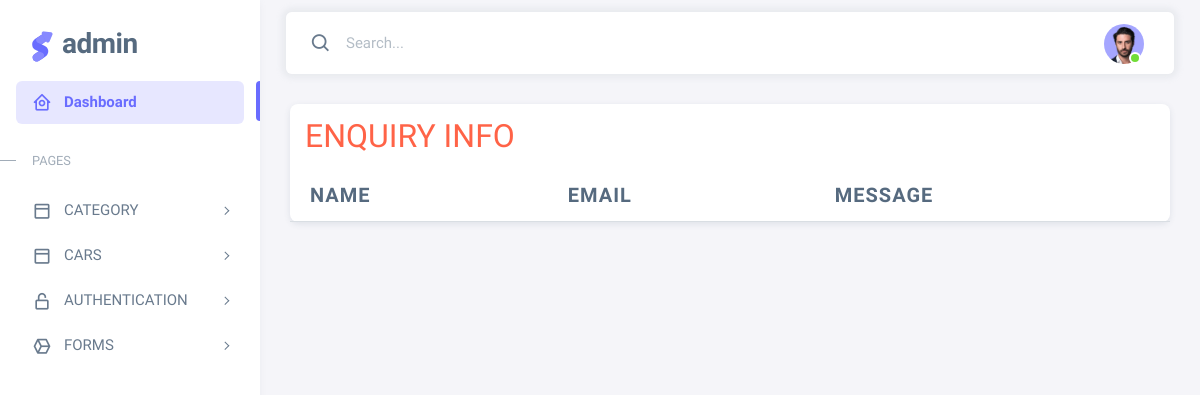
The app's page /admin_page/display-enquiry/, older data.
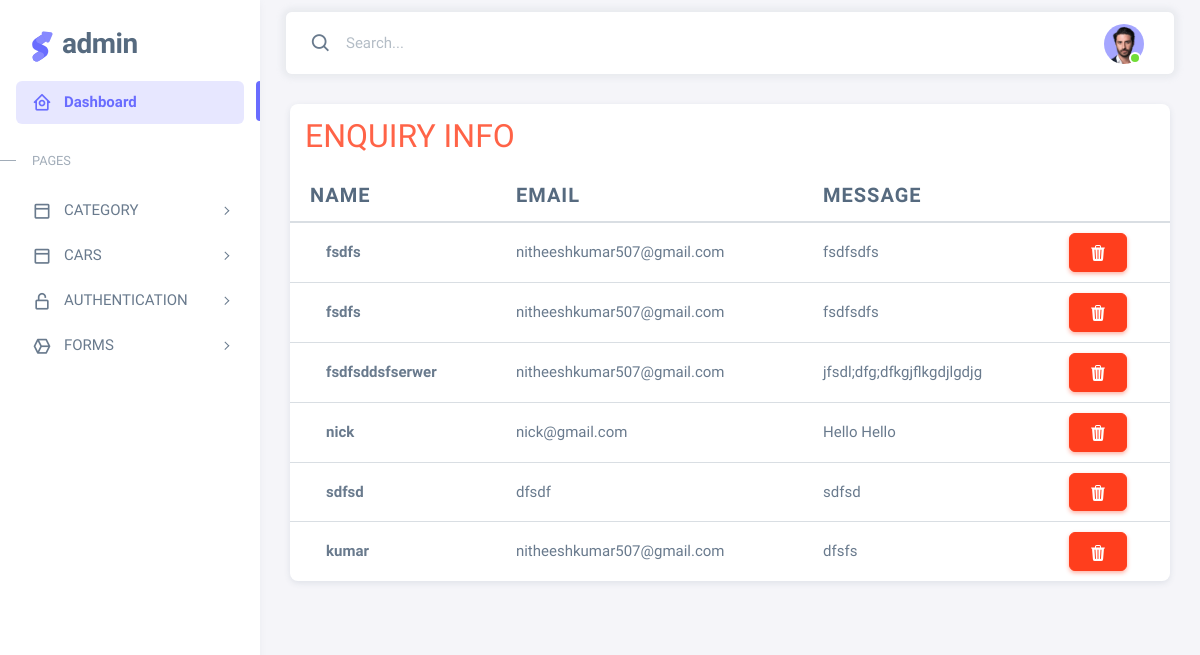
The same page, newer data.
### Web_Pages/models.py (models this page shows)
class EnquiryDB(models.Model):
    name = models.CharField(max_length=100, null=True, blank=True)
    email = models.EmailField(max_length=100, null=True, blank=True)
    message = models.TextField(max_length=500, null=True, blank=True)

### Admin_app/views.py (the view)
# urls.py: path('display-enquiry/', views.display_enquiry, name='display_enquiry'),
def display_enquiry(request):
    enq_data = EnquiryDB.objects.all()
    context = {"enq_data": enq_data}
    return render(request, 'display_enquiry.html', context)

### Admin_app/templates/display_enquiry.html (shortened to what this page needs)
{% extends 'mainpage.html' %}
{% block content %}
<div style="margin:30px;" class="card">
    <div class="table-responsive text-nowrap">
      <table class="table">
        <h2 style="text-align: left; padding: 15px 0 0 15px; color: tomato;">ENQUIRY INFO</h2>
        <thead>
          <tr>
            <th style="font-size: 20px;">Name</th>
            <th style="font-size: 20px;">Email</th>
            <th style="font-size: 20px;">Message</th>
          </tr>
        </thead>
        <tbody class="table-border-bottom-0">
        {% for i in enq_data %}
          <tr>
            <td> <strong>{{i.name}}</strong></td>
            <td>{{i.email}}</td>
            <td>{{i.message}}</td>
            <td>
              <a href="{% url 'delete_enquiry' i.id %}"><button type="button" class="btn  btn-danger"></button></a>
            </td>
          </tr>
        {% endfor %}
        </tbody>
      </table>
    </div>
</div>
{% endblock content %}

Row changes from the older to the newer data that the page shows:
added EnquiryDB: name "fsdfs", email "nitheeshkumar507@gmail.com", message "fsdfsdfs"
added EnquiryDB: name "fsdfs", email "nitheeshkumar507@gmail.com", message "fsdfsdfs"
added EnquiryDB: name "fsdfsddsfserwer", email "nitheeshkumar507@gmail.com", message "jfsdl;dfg;dfkgjflkgdjlgdjg"
added EnquiryDB: name "nick", email "nick@gmail.com", message "Hello Hello"
added EnquiryDB: name "sdfsd", email "dfsdf", message "sdfsd"
added EnquiryDB: name "kumar", email "nitheeshkumar507@gmail.com", message "dfsfs"
